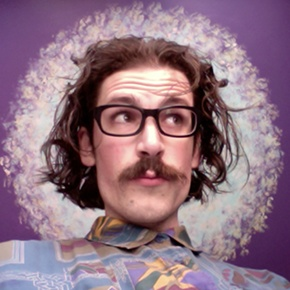
#> input picture opencv_learns/MyPic.jpg, 290 x 290 px, given in place of the camera
$ python test7.py
#> lines starting #> are read from the running program, lines starting #| are printed output that depends on the picture; after the words box and inside, x2 and y2 are one past the last pixel; in counts of white or black regions, pixels touching at a corner belong together
import cv2 as cv
import numpy as np
# 目标追踪 蓝色
cap = cv.VideoCapture(0)
while(1):
    # Take each frame
    _, frame = cap.read()
#> frame is the input picture: shape (290, 290, 3); mean B, G, R 129.8, 115.3, 144.3
    # Convert BGR to HSV
    hsv = cv.cvtColor(frame, cv.COLOR_BGR2HSV)
#> hsv: shape (290, 290, 3); mean H, S, V 105.5, 77.1, 148.8
    # define range of blue color in HSV
    lower_blue = np.array([100,43,46])
    upper_blue = np.array([124,255,255])
    # Threshold the HSV image to get only blue colors
    mask = cv.inRange(hsv, lower_blue, upper_blue)
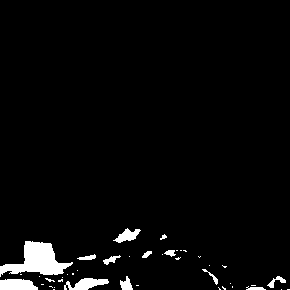
#> mask: shape (290, 290); 3.4% white; 42 white regions (29 under 20 px), largest, box (x1, y1, x2, y2) and area: (0, 241, 73, 277) 1282, (0, 279, 38, 290) 362, (64, 278, 109, 290) 319
    # Bitwise-AND mask and original image
    res = cv.bitwise_and(frame,frame, mask= mask)
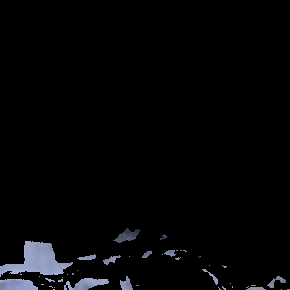
#> res: shape (290, 290, 3); mean B, G, R 6.1, 5, 4.7
    cv.imshow('frame',frame)
    cv.imshow('mask',mask)
    cv.imshow('res',res)
    k = cv.waitKey(5) & 0xFF
#> (key Esc is pressed here)
    if k == 27:
        break
cv.destroyAllWindows()
